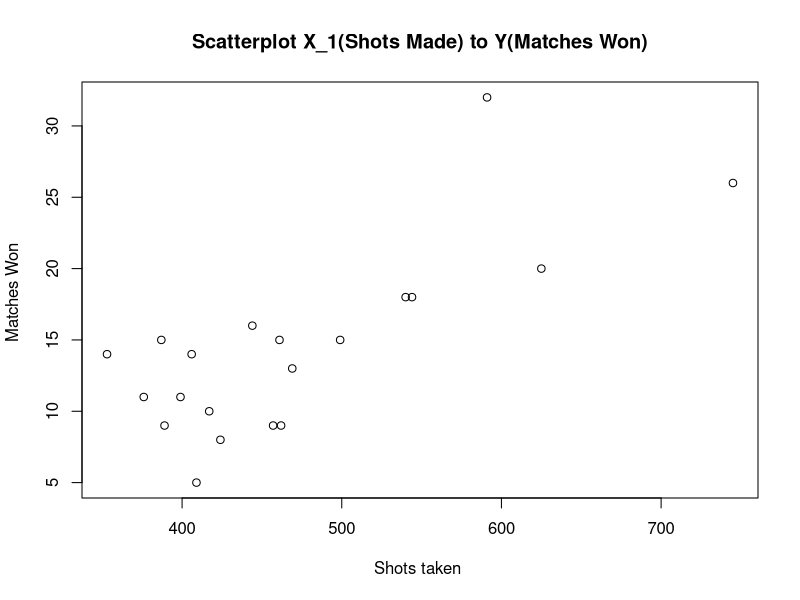
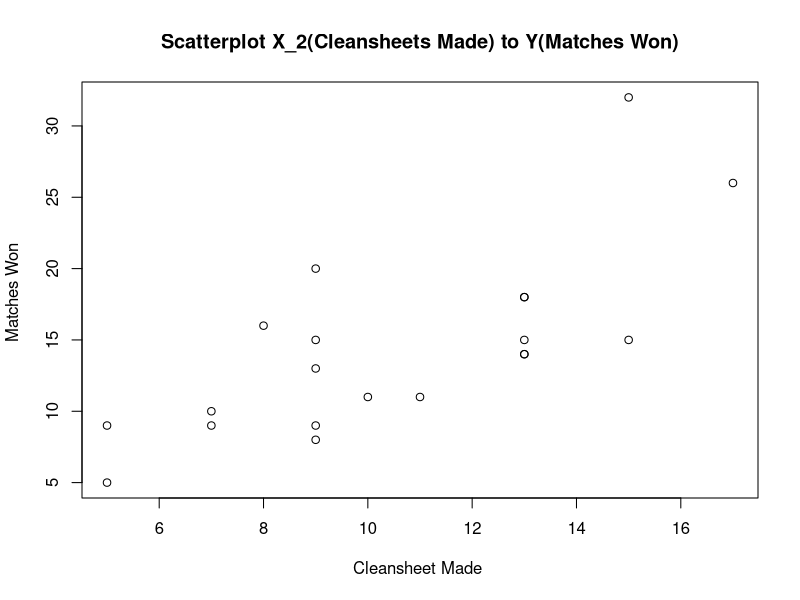
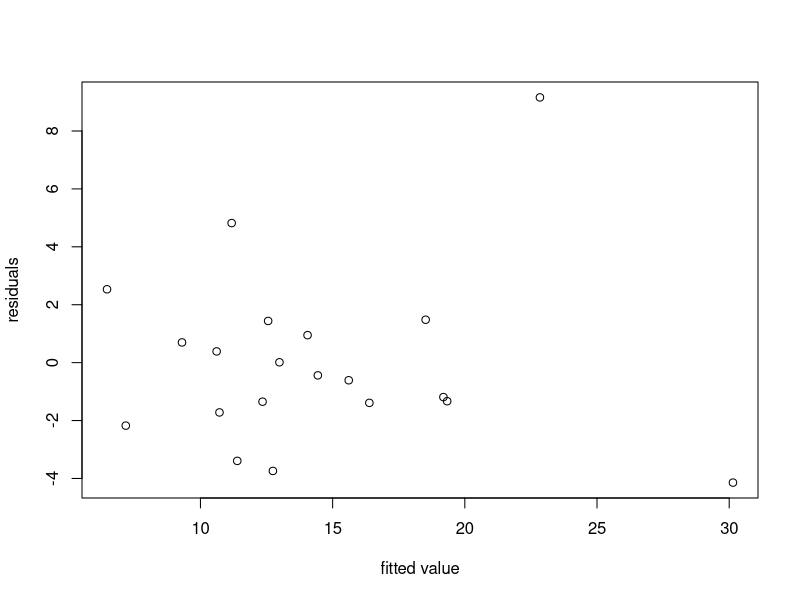
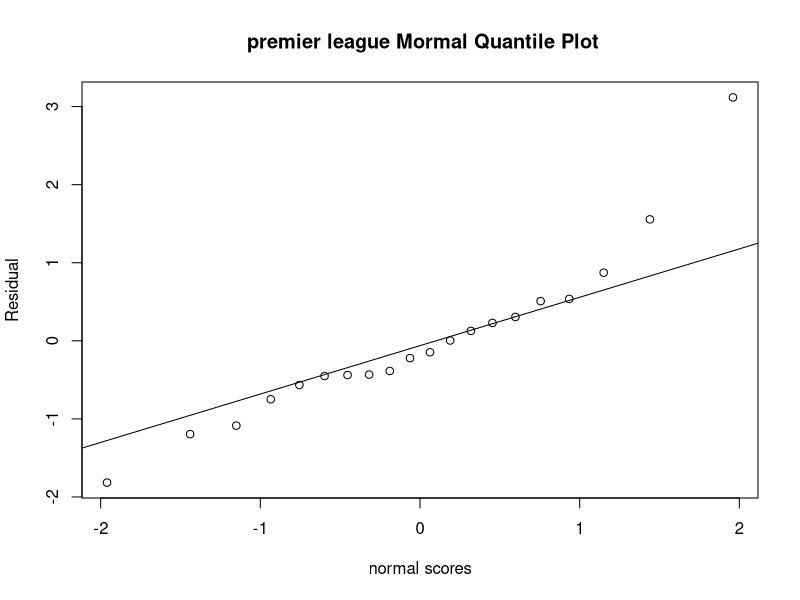

These charts were generated, in order, by the following R code:
## ---- chunk 1
knitr::opts_chunk$set(echo = TRUE)
library(e1071)
library(car)
## ---- chunk 2
team<-c("Manchester City","liverpool","Chelsee","Manchester United","Leichester City","Arsenal","Tottenham Hotspur","Brighton","Norwich City","Wolverhampton ","Everton","Southampton","West Hamunited","Shefield united","AFC Bournemouth","Crystal Palace","Watford","Aston Villa","Newcastle","Burnley")
Matches_Won<-c(26,32,20,18,18,14,16,9,5,15,13,15,10,14,9,11,8,9,11,15)
shots<-c(745,591,625,544,540,406,444,462,409,461,469,499,417,353,389,376,424,457,399,387)
Cleansheet<-c(17,15,9,13,13,13,8,9,5,13,9,9,7,13,5,10,9,7,11,15)

premier_league<-data.frame(team,Matches_Won,shots,Cleansheet)
save(premier_league, file="premier_league.Rda")
knitr::kable(premier_league,"pipe", col.name = c("Team","Matches Won", "Shots Made", "Cleansheets Made"), align = c("l","c","c"))

## ---- chunk 3
attach(premier_league)
plot(shots,Matches_Won, main="Scatterplot X_1(Shots Made) to Y(Matches Won)",
   xlab="Shots taken ", ylab="Matches Won ")

plot(Cleansheet,Matches_Won, main="Scatterplot X_2(Cleansheets Made) to Y(Matches Won)",
   xlab="Cleansheet Made ", ylab="Matches Won ")

X1.lm = lm(Matches_Won~shots, data=premier_league)
X2.lm = lm(Matches_Won~Cleansheet, data=premier_league)

'R^2 for X1'
summary(X1.lm)$r.squared

'R^2 for X2'
summary(X2.lm)$r.squared

## ---- chunk 4
X1.lm = lm(Matches_Won~shots, data=premier_league)
summary(X1.lm)
## ---- chunk 5
X2.lm = lm(Matches_Won~Cleansheet, data=premier_league)
summary(X2.lm)
## ---- chunk 6
premier.lm = lm(Matches_Won~shots+Cleansheet, data=premier_league)
summary(premier.lm)
## ---- chunk 7
premier.full<-lm(Matches_Won ~shots +Cleansheet+I(shots ^2)+I(Cleansheet^2)+shots *Cleansheet)
premier.full
## ---- chunk 8
summary(premier.full)
anova(premier.full)
## ---- chunk 9
summary(premier.full)
## ---- chunk 10
vif(premier.full)
## ---- chunk 11
premier.remade1<-lm(Matches_Won ~shots +Cleansheet+I(Cleansheet^2)+shots *Cleansheet)
summary(premier.remade1)
vif(premier.remade1)
## ---- chunk 12
premier.removed<-lm(Matches_Won ~shots +Cleansheet+I(Cleansheet^2))
summary(premier.removed)
vif(premier.removed)
## ---- chunk 13
premier.remade3<-lm(Matches_Won ~shots +Cleansheet)
summary(premier.remade3)
vif(premier.remade3)
## ---- chunk 14
premier.reduced<-lm(Matches_Won ~shots +Cleansheet)
anova(premier.reduced, premier.full)
## ---- chunk 15
summary(premier.reduced)

anova(premier.reduced)
## ---- chunk 16
premier.res =residuals(premier.reduced)
premier.fitted =fitted.values(premier.reduced)
#Residual Plot
plot(premier.fitted, premier.res, ylab="residuals", xlab="fitted value")
## ---- chunk 17
premier.stdres =rstandard(premier.reduced)
#Normal Quantile Plot
qqnorm(premier.stdres, ylab="Residual", xlab="normal scores", main=" premier league Mormal Quantile Plot")
qqline(premier.stdres)
## ---- chunk 18
premier.reduced
